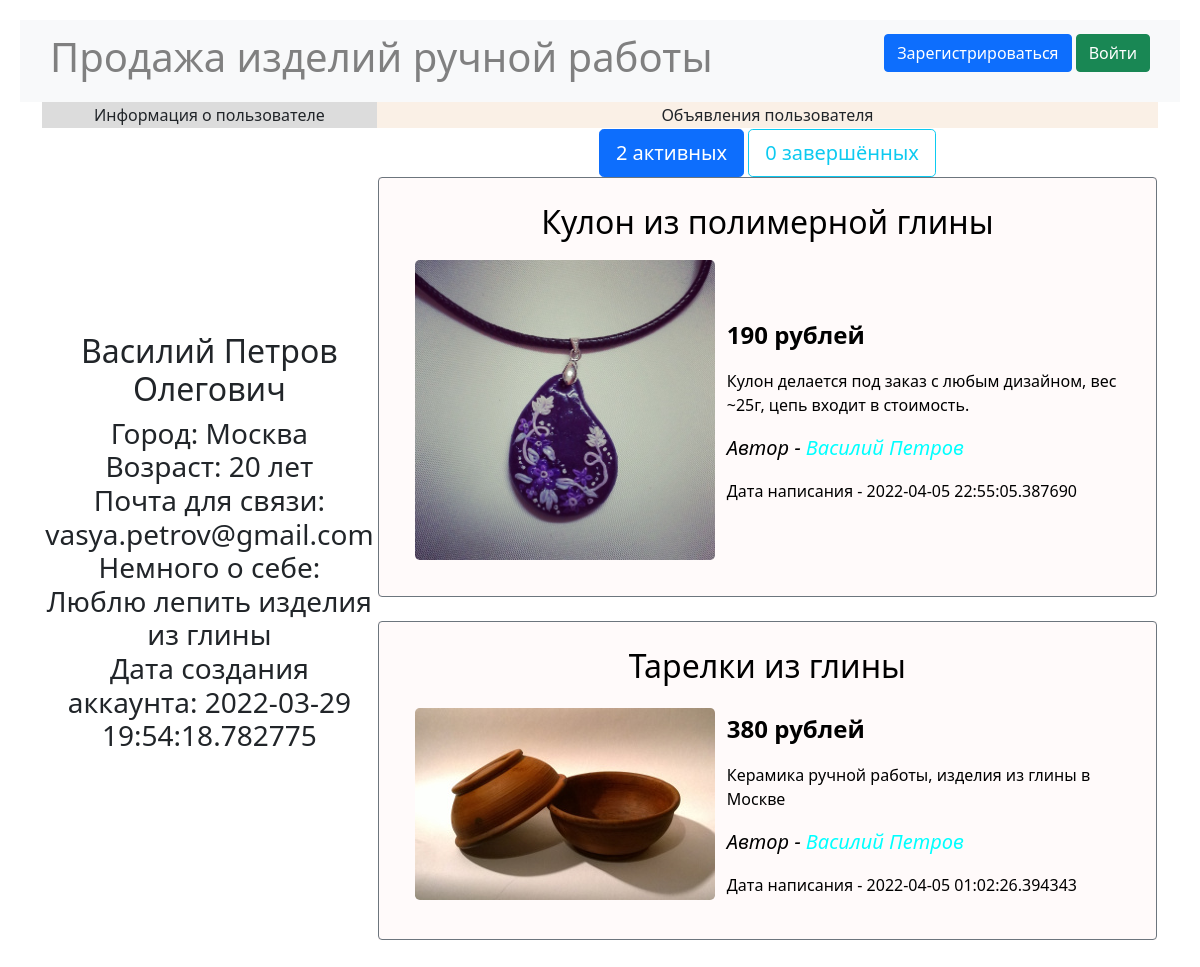
The app's page /user/5/active with its own data.
### data/users.py (models this page shows, shortened)
class User(SqlAlchemyBase, UserMixin, SerializerMixin):
    __tablename__ = 'users'
    id = sqlalchemy.Column(sqlalchemy.Integer,
                           primary_key=True, autoincrement=True)
    name = sqlalchemy.Column(sqlalchemy.String, nullable=True)
    surname = sqlalchemy.Column(sqlalchemy.String, nullable=True)
    patronymic = sqlalchemy.Column(sqlalchemy.String, nullable=True)
    city = sqlalchemy.Column(sqlalchemy.String, nullable=True)
    age = sqlalchemy.Column(sqlalchemy.Integer, nullable=True)
    email = sqlalchemy.Column(sqlalchemy.String,
                              index=True, unique=True, nullable=True)
    about = sqlalchemy.Column(sqlalchemy.String, nullable=True)
    hashed_password = sqlalchemy.Column(sqlalchemy.String, nullable=True)
    created_date = sqlalchemy.Column(sqlalchemy.DateTime,
                                     default=datetime.datetime.now)
    ads = orm.relation("Ad", back_populates='user')

### data/ads.py (models this page shows)
class Ad(SqlAlchemyBase, SerializerMixin):
    __tablename__ = 'ads'
    id = sqlalchemy.Column(sqlalchemy.Integer,
                           primary_key=True, autoincrement=True)
    user_id = sqlalchemy.Column(sqlalchemy.Integer,
                                sqlalchemy.ForeignKey("users.id"))
    title = sqlalchemy.Column(sqlalchemy.String, nullable=True)
    content = sqlalchemy.Column(sqlalchemy.String, nullable=True)
    price = sqlalchemy.Column(sqlalchemy.Integer, nullable=True)
    filename = sqlalchemy.Column(sqlalchemy.String, nullable=True)
    created_date = sqlalchemy.Column(sqlalchemy.DateTime,
                                     default=datetime.datetime.now)
    is_sold = sqlalchemy.Column(sqlalchemy.Boolean, default=False)
    user = orm.relation('User')

### main.py (the view)
@app.route("/user/<user_id>/<state>")
def profile(user_id, state):
    db_sess = db_session.create_session()
    user = db_sess.query(User).filter(User.id == user_id).first()
    active_ads = db_sess.query(Ad).filter(Ad.user == user,
                                          Ad.is_sold == 0).all()
    complete_ads = db_sess.query(Ad).filter(Ad.user == user,
                                            Ad.is_sold == 1).all()
    ads = complete_ads if state == "complete" else active_ads
    params = {
        "user": user,
        "ads": ads,
        "active": active_ads,
        "complete": complete_ads,
        "title": f"Профиль пользователя {user.name} {user.surname}",
        "state": state,
        "css": "/static/css/index.css"
    }
    return render_template("profile.html", **params)

### data/db_session.py (called while the page is built)
def create_session() -> Session:
    global __factory
    return __factory()

### templates/profile.html
{% extends "base.html" %}
{% block content %}
<table>
    <tr>
        <td align="center" bgcolor="#DCDCDC" width="30%">Информация о пользователе</td>
        <td align="center" bgcolor="#FAF0E6">Объявления пользователя</td>
    </tr>
    <tr>
        <td align="center"><h2 >{{user.name}} {{user.surname}} {{user.patronymic}}</h2>
            <h3 >Город: {{user.city}}<br>
                Возраст: {{user.age}} лет<br>
                Почта для связи: {{user.email}}<br>
                Немного о себе:<br>{{user.about}}<br>
                Дата создания аккаунта: {{user.created_date}}</h3></td>
        <td align="center">
            {% if state == "complete" %}
                {% set active_btn_color = "btn-outline-primary" %}
                {% set complete_btn_color = "btn-info" %}
            {% else %}
                {% set active_btn_color = "btn-primary" %}
                {% set complete_btn_color = "btn-outline-info" %}
            {% endif %}
            <div class="d-grid gap-2 d-md-block" role="group"
                 aria-label="Basic radio toggle button group" align="top">
                <a type="button" href="/user/{{user.id}}/active"
                   class="btn {{ active_btn_color }} btn-lg">
                    {{ active | length() }} активных</a>
                <a type="button" href="/user/{{user.id}}/complete"
                   class="btn {{ complete_btn_color }} btn-lg">
                    {{ complete | length() }} завершённых</a>
            </div>
            {% include "ads_list.html" %}
        </td>
    </tr>
</table>
{% endblock %}

### templates/base.html (shortened to what this page needs)
<!doctype html>
<html lang="en">
<head>
    <link href="https://cdn.jsdelivr.net/npm/bootstrap@5.1.3/dist/css/bootstrap.min.css"
          rel="stylesheet"
>
    <link rel="stylesheet" type="text/css" href={{css}}>
    <link rel="stylesheet" type="text/css" href="/static/css/base.css">
</head>
<body>
<header>
    <nav class="navbar navbar-light bg-light">
        <span class="navbar-text h1" data-bs-toggle="tooltip"
              data-bs-placement="bottom" title="Перейти на главную страницу">
            <a href="/" class="base_title"
               style="color:grey; white-space: nowrap;">
                Продажа изделий ручной работы</a></span>
        {% if current_user.is_authenticated %}
        <div class="btn-group">
            <button type="button"
                    class="btn btn-secondary btn-lg dropdown-toggle"
                    data-bs-toggle="dropdown" aria-expanded="false">
                {{ current_user.name }} {{ current_user.surname }}
            </button>
            <ul class="dropdown-menu dropdown-menu-dark">
                <li><a class="dropdown-item"
                       href="/user/{{current_user.id}}/active">Мой профиль</a></li>
                <li>
                    <hr class="dropdown-divider">
                </li>
                <li><a class="dropdown-item"
                       href="/logout">Выйти из аккаунта</a></li>
            </ul>
        </div>
        {% else %}
        <p>
            <a class="btn btn-primary"
               href="/register">Зарегистрироваться</a>
            <a class="btn btn-success" href="/login">Войти</a>
        </p>
        {% endif %}
    </nav>
</header>
<main role="main" class="container">
    {% block content %}{% endblock %}
</main>
</body>
</html>

### templates/ads_list.html (shortened to what this page needs)
{% for item in ads|sort(attribute='created_date', reverse=true)%}
<div class="add">
    <div class="border border-secondary rounded">
        <a href="/ad/details/{{ item.id }}" title="Подробнее о товаре" id="add_href">
            <h2 align="center">{{item.title}}</h2>
            <table>
                <tr>
                    <td>
                        <a data-bs-toggle="modal"
                           data-bs-target="#Modal{{loop.index}}">
                            <img class="add_img rounded-3"
                                 src="/static/img/{{item.filename}}"
                                 alt="Изображение товара">
                        </a>
                    </td>
                    <td><p>
                        <p class="fw-bold fs-4">{{item.price}} рублей</p>
                        <p class="fs-6">{{item.content}}</p>
                        <p class="fst-italic fs-5">
                            Автор - <a class="navbar-brand"
                                       href="/user/{{item.user.id}}/active"
                                       title="Подробнее об авторе"
                                       id="profile_href">
                            {{item.user.name}} {{item.user.surname}}</a></p>
                        <p class="fs-6">Дата написания -
                            {{item.created_date}}</p>
                    </td>
                </tr>
            </table>
        </a>
    </div>
</div><br>
{% endfor %}

### static/css/index.css (style rules this page uses)
.border { padding: 25px 25px; }
.add { background-color: #FFFAFA; }
#add_href { color: #000000; text-decoration: none; }
#profile_href { color: #00FFFF; text-decoration: none; }
.add_img { max-width: 300px; height: auto; margin: 10px; }

### static/css/base.css (style rules this page uses)
body { margin: 20px; }
.navbar { padding: 5px 30px; }
.base_title { text-decoration: none; }

### records on screen
User: name "Василий", surname "Петров", patronymic "Олегович", city "Москва", age "20", email "vasya.petrov@gmail.com", about "Люблю лепить изделия из глины", created_date "2022-03-29 19:54:18.782775"
Ad: title "Кулон из полимерной глины", filename (picture), price "190", content "Кулон делается под заказ с любым дизайном, вес ~25г, цепь входит в стоимость.", user.name "Василий", user.surname "Петров", created_date "2022-04-05 22:55:05.387690"
Ad: title "Тарелки из глины", filename (picture), price "380", content "Керамика ручной работы, изделия из глины в Москве", user.name "Василий", user.surname "Петров", created_date "2022-04-05 01:02:26.394343"

### other values on screen
{{ active | length() }} "2"
{{ complete | length() }} "0"
